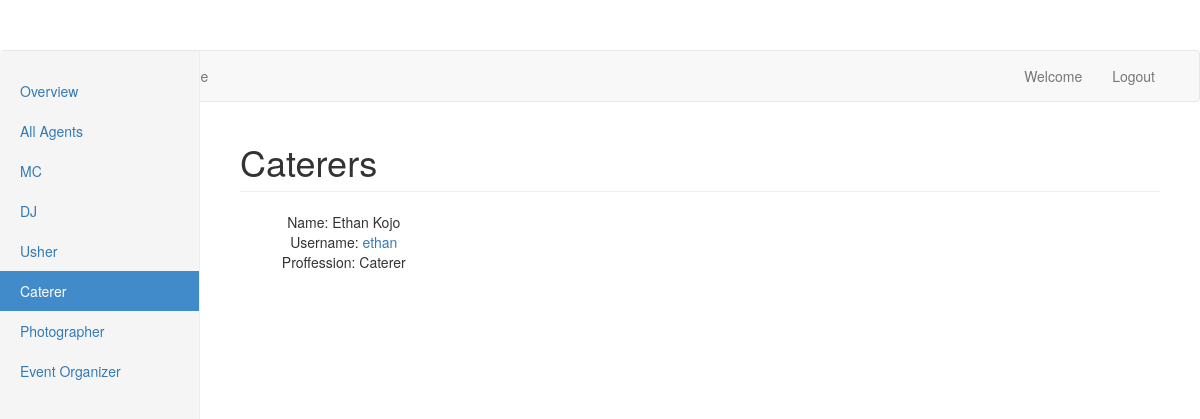
The app's page /caterer (signed in) with its own data.
### app/models.py (models this page shows, shortened)
class Agent(UserMixin,db.Model):
    id = db.Column(db.Integer, primary_key=True)
    username = db.Column(db.String(64), index=True, unique=True)
    email = db.Column(db.String(120), index=True, unique=True)
    name = db.Column(db.String(100))
    proffession = db.Column(db.String(50))
    password_hash = db.Column(db.String(128))
    posts = db.relationship('Post', backref='author', lazy='dynamic')
    about_me = db.Column(db.String(140))
    contact = db.Column(db.String(140))
    last_seen = db.Column(db.DateTime, default=datetime.utcnow)

### app/routes.py (the view)
@app.route('/caterer')
@login_required
def caterer():
    proffession='Caterer'
    agents=Agent.query.filter_by(proffession=proffession).all()
    return render_template('client/caterer.html',agents=agents)

### app/models.py (called while the page is built)
@login.user_loader
def load_user(id):
    return Agent.query.get(int(id))

### app/routes.py (called while the page is built)
@app.before_request
def before_request():
    if current_user.is_authenticated:
        current_user.last_seen = datetime.utcnow()
        db.session.commit()

### app/templates/client/caterer.html (shortened to what this page needs)
{% extends "client/base.html" %}
{% block content %}
<div class="container-fluid">
  <div class="row">
    <div class="col-sm-3 col-md-2 sidebar">
      <ul class="nav nav-sidebar">
        <li ><a href="#">Overview</a></li>
        <li><a href="{{url_for('home')}}">All Agents</a></li>
        <li><a href="{{url_for('mc')}}">MC</a></li>
        <li><a href="{{url_for('dj')}}">DJ</a></li>
        <li><a href="{{url_for('usher')}}">Usher</a></li>
        <li class="active"><a href="{{url_for('caterer')}}">Caterer</a><span class="sr-only">(current)</span></li>
        <li><a href="{{url_for('photographers')}}">Photographer</a></li>
        <li><a href="{{url_for('event_org')}}">Event Organizer</a></li>
      </ul>
    </div>
    <div class="col-sm-9 col-sm-offset-3 col-md-10 col-md-offset-2 main">
      <h1 class="page-header">Caterers</h1>
      <div class="row placeholders">
        {%for agent in agents%}
        <div class="col-xs-6 col-sm-3 placeholder">
          Name: {{agent.name}}
          <br>
          Username: <a href="{{url_for('client_view',username=agent.username)}}">{{agent.username}}</a> <br>
          Proffession: {{agent.proffession}}
        </div>
        {% endfor %}
      </div>
    </div>
  </div>
</div>
{% endblock %}

### app/templates/client/caterer.html (style rules this page uses)
body { padding-top: 50px; }
.sidebar { display: none; }
@media (min-width: 768px) { .sidebar { position: fixed; top: 51px; bottom: 0; left: 0; z-index: 1000; display: block; padding: 20px; overflow-x: hidden; overflow-y: auto; background-color: #f5f5f5; border-right: 1px solid #eee; } }
.nav-sidebar { margin-right: -21px; margin-bottom: 20px; margin-left: -20px; }
.nav-sidebar > li > a { padding-right: 20px; padding-left: 20px; }
.nav-sidebar > .active > a, .nav-sidebar > .active > a:hover, .nav-sidebar > .active > a:focus { color: #fff; background-color: #428bca; }
.main { padding: 20px; }
@media (min-width: 768px) { .main { padding-right: 40px; padding-left: 40px; } }
.main .page-header { margin-top: 0; }
.placeholders { margin-bottom: 30px; text-align: center; }
.placeholder { margin-bottom: 20px; }

### records on screen
Agent: name "Ethan Kojo", username "ethan", proffession "Caterer"
